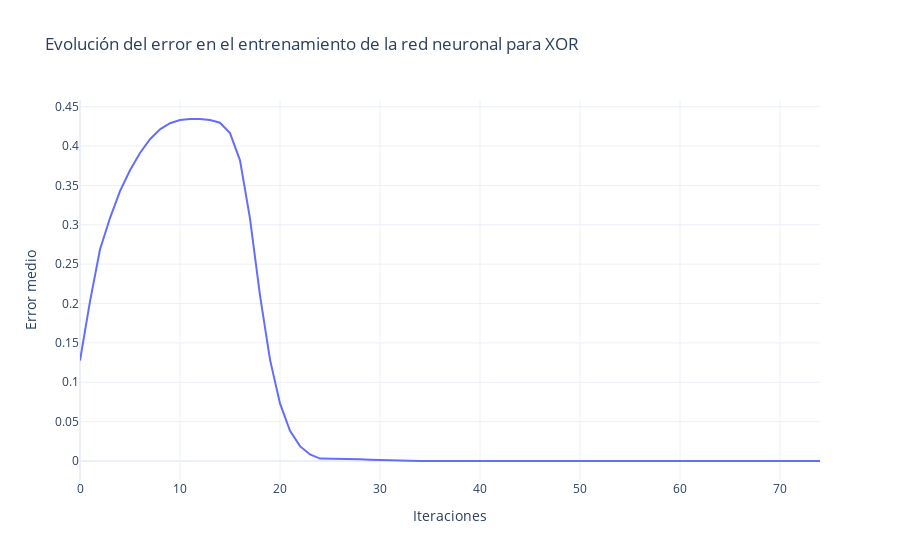

This figure's notebook cell:
### Markdown cell above
## Implementación de Red de dos Capas

Siguiendo el ejemplo propuesto en las clases teóricas vamos a implementar una red neuronal de 2 capas con una neurona en cada una de ellas. La función de activación será $\varphi(x) = sigmoid(x)$ y usaremos la función XOR como prueba. 

Instrucciones:
- La función de activación será $\varphi(a) = sigmoid(a) \xrightarrow{\partial a}(\varphi(a)\cdot(1-\varphi(a))) $
- Definimos el error como $E = \frac{1}{2}\sum_k^K(\hat y_k -y_k)^2$
- Definimos la salidas de la capa oculta como $a_j = \sum_i^Dw_{ji}^1x_i$ y $z_i = sigmoid(a_i)$
- Definimos la salida de la red como $\hat y_k = \sum_j^Mw_{kj}^2z_j $
- Calculamos el error hacia adelante $\delta_k=\hat y_k -y_k$
- Retropropagamos: $\delta_j = (1-z_j^2)\sum_k^Kw_{kj}\delta_k$ 
- Obtenemos las $\Delta w$ para cada capa $\Delta w_{ji}^1 =\delta_jx_i$ y $\Delta w_{kj}^2 =\delta_kz_j$

### Code cell
import numpy as np  # Importar la biblioteca numpy para manejo de arrays y funciones matemáticas
import plotly.graph_objects as go  # Importar plotly para crear gráficos interactivos


# Función de activación sigmoidea
def sigmoid(x):
    return 1 / (1 + np.exp(-x))


# Derivada de la función sigmoidea
def sigmoid_derivative(x):
    s = sigmoid(x)
    return s * (1 - s)


# Función para la propagación hacia adelante
def Forward(x, w1, w2, w3):
    xi = np.hstack([1, x])  # Añadir el sesgo a la entrada
    a01 = w1.T @ xi  # Calcular la activación de la primera neurona oculta
    a02 = w2.T @ xi  # Calcular la activación de la segunda neurona oculta
    aj = np.hstack([a01, a02])  # Agrupar las activaciones
    zj = np.hstack([1, sigmoid(aj)])  # Aplicar la función sigmoidea y añadir el sesgo
    ypred = w3 @ zj  # Calcular la salida
    return ypred, zj


# Función para la propagación hacia atrás
def Backward(x, y, w1, w2, w3):
    ypred, zj = Forward(x, w1, w2, w3)  # Propagación hacia adelante

    xi = np.hstack([1, x])  # Añadir el sesgo a la entrada
    tasa = 5e-1  # Tasa de aprendizaje
    a01 = w1 @ xi  # Calcular la activación de la primera neurona oculta
    a02 = w2 @ xi  # Calcular la activación de la segunda neurona oculta
    aj = np.hstack([a01, a02])  # Agrupar las activaciones
    dPhi = sigmoid_derivative(aj)  # Calcular la derivada de la función sigmoidea
    deltaK = ypred - y  # Calcular el error de salida

    deltaj1 = dPhi[0] * w3[1] * deltaK  # Calcular el error de la primera neurona oculta
    deltaj2 = dPhi[1] * w3[2] * deltaK  # Calcular el error de la segunda neurona oculta

    dW1 = (
        -tasa * deltaj1 * xi
    )  # Calcular el ajuste de los pesos de la primera neurona oculta
    dW2 = (
        -tasa * deltaj2 * xi
    )  # Calcular el ajuste de los pesos de la segunda neurona oculta
    dW3 = -tasa * deltaK * zj  # Calcular el ajuste de los pesos de la neurona de salida

    w1 = w1 + dW1  # Actualizar los pesos de la primera neurona oculta
    w2 = w2 + dW2  # Actualizar los pesos de la segunda neurona oculta
    w3 = w3 + dW3  # Actualizar los pesos de la neurona de salida

    return w1, w2, w3


## CASO XOR
# -1 es 0 lógico y 1 es 1 lógico
xi = np.array([[-1, -1], [-1, 1], [1, -1], [1, 1]])  # Entradas
yi = np.array([-1, 1, 1, -1])  # Salidas deseadas

## Definimos el nº de entrenamientos
N = 75

np.random.seed(10)
# Inicializamos w
w1 = np.random.uniform(-1, 1, 3) * 1  # Pesos de la primera neurona oculta
w2 = np.random.uniform(-1, 1, 3) * 1  # Pesos de la segunda neurona oculta
w3 = np.random.uniform(-1, 1, 3) * 1  # Pesos de la neurona de salida
error = []  # Lista para almacenar el error

for i in range(N):
    auxError = []
    for j in range(len(yi)):
        w1, w2, w3 = Backward(xi[j, :], yi[j], w1, w2, w3)  # Entrenar la red
        ypred, _ = Forward(xi[j, :], w1, w2, w3)  # Propagación hacia adelante
        auxError.append((np.abs(ypred - yi[j])))  # Calcular el error absoluto
    error.append(np.mean(auxError))  # Calcular el error medio

# Crear la gráfica del error
fig = go.Figure()
fig.add_trace(go.Scatter(y=error, name="XOR"))  # Añadir la traza del error

# Agregar título y etiquetas a la gráfica
fig.update_layout(
    title="Evolución del error en el entrenamiento de la red neuronal de 2 capas para XOR",
    xaxis_title="Iteraciones",
    yaxis_title="Error medio",
    template="plotly_white"
)

fig.show()

# Imprimir las predicciones finales
i = 0
for x in xi:
    ypred, _ = Forward(x, w1, w2, w3)  # Propagación hacia adelante
    print(
        "yPred:  %f  yReal: %f " % (ypred, yi[i])
    )  # Imprimir la predicción y el valor real
    i = i + 1

### Figure 1 — Plotly figure (JSON) as saved in the notebook; plotly's stock layout.template omitted (floating-point values rounded to 4 significant figures)
{"data": [{"name": "XOR", "type": "scatter", "y": [0.1277, 0.2027, 0.2686, 0.3085, 0.3427, 0.3693, 0.3912, 0.4087, 0.4212, 0.429, 0.433, 0.4344, 0.4343, 0.4332, 0.4296, 0.4165, 0.3818, 0.3079, 0.2105, 0.1288, 0.07316, 0.03831, 0.01884, 0.008327, 0.003062, 0.002962, 0.003136, 0.002932, 0.002352, 0.001702, 0.001128, 0.000685, 0.0004036, 0.000215, 9.624e-05, 3.392e-05, 3.302e-05, 3.284e-05, 2.922e-05, 2.226e-05, 1.514e-05, 9.258e-06, 5.355e-06, 2.791e-06, 1.152e-06, 5.705e-07, 6.055e-07, 6.291e-07, 5.414e-07, 4.095e-07, 2.808e-07, 1.757e-07, 1.035e-07, 5.702e-08, 2.683e-08, 9.019e-09, 7.894e-09, 7.902e-09, 7.399e-09, 5.844e-09, 4.112e-09, 2.615e-09, 1.533e-09, 8.508e-10, 3.986e-10, 1.283e-10, 1.306e-10, 1.337e-10, 1.248e-10, 9.913e-11, 7.052e-11, 4.564e-11, 2.702e-11, 1.548e-11, 7.712e-12]}], "layout": {"title": {"text": "Evolución del error en el entrenamiento de la red neuronal para XOR"}, "xaxis": {"title": {"text": "Iteraciones"}}, "yaxis": {"title": {"text": "Error medio"}}}}
